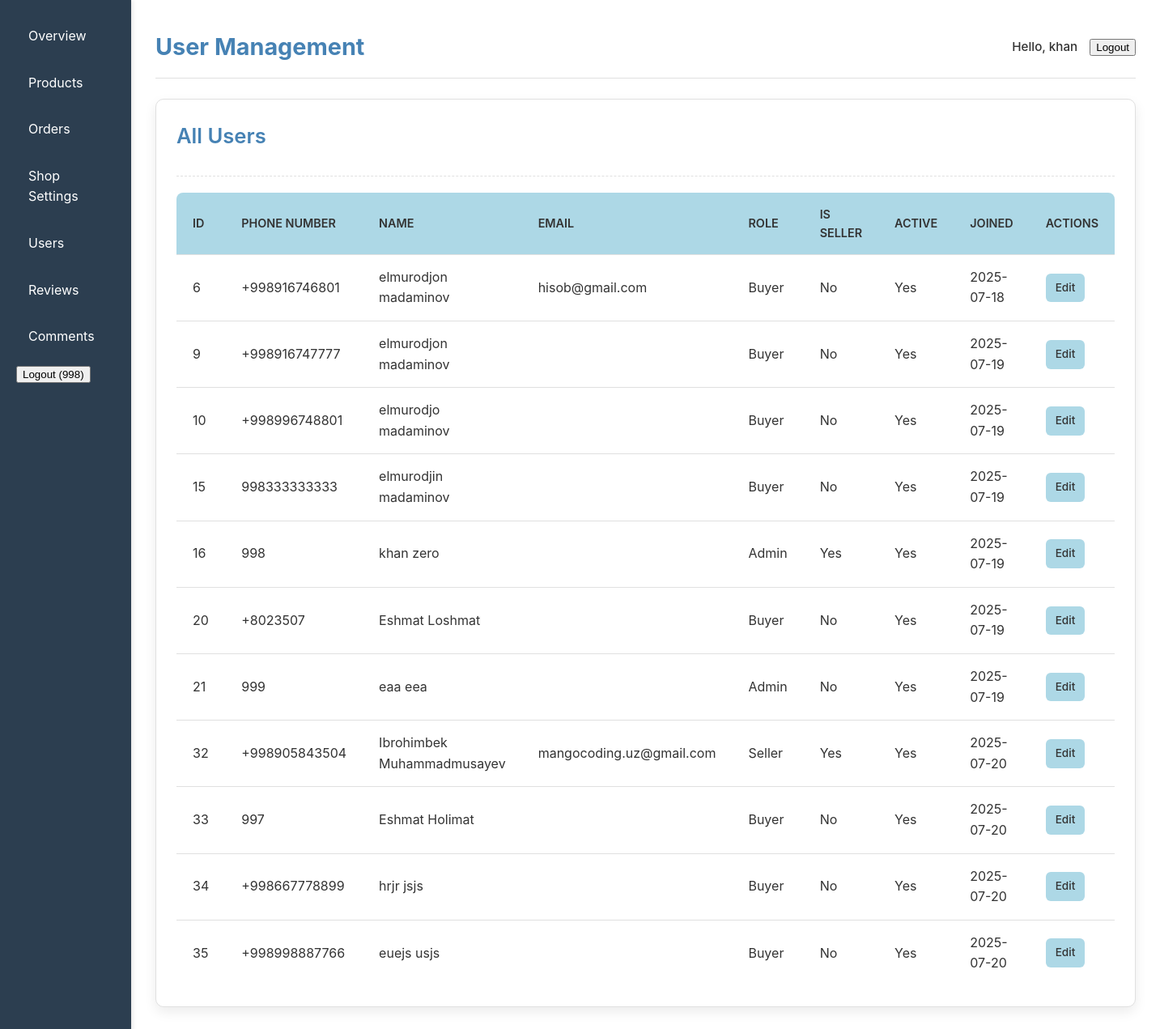
Page /dashboard/users/ (signed in) on the committed database.
### core/models.py (models this page shows, shortened)
class CustomUser(AbstractUser):
    username = models.CharField(max_length=150, unique=False, blank=True, null=True) # Make username non-unique and nullable
    phone_number = models.CharField(max_length=20, unique=True, help_text="User's phone number, used for login.")
    address = models.TextField(blank=True, null=True)
    profile_picture = models.ImageField(upload_to='users/profile_pictures/', blank=True, null=True)
    is_seller = models.BooleanField(default=False, help_text="Designates whether this user can own a shop.")
    class RoleChoices(models.TextChoices):
        BUYER = 'buyer', 'Buyer'
        SELLER = 'seller', 'Seller'
        ADMIN = 'admin', 'Admin'
    role = models.CharField(
        max_length=10,
        choices=RoleChoices.choices,
        default=RoleChoices.BUYER,
        help_text="User's role in the system."
    )
    USERNAME_FIELD = 'phone_number' # This tells Django to use phone_number for login
    REQUIRED_FIELDS = ['first_name', 'last_name'] # Fields required when creating a user via createsuperuser command
    objects = CustomUserManager() # Assign our custom manager
    groups = models.ManyToManyField(
        'auth.Group',
        verbose_name=_('groups'),
        blank=True,
        help_text=_('The groups this user belongs to. A user will get all permissions granted to each of their groups.'),
        related_name="customuser_groups",
        related_query_name="customuser",
    )
    user_permissions = models.ManyToManyField(
        'auth.Permission',
        verbose_name=_('user permissions'),
        blank=True,
        help_text=_('Specific permissions for this user.'),
        related_name="customuser_user_permissions",
        related_query_name="customuser_permission",
    )
    class Meta(AbstractUser.Meta): # Inherit meta options from AbstractUser
        swappable = 'AUTH_USER_MODEL' # Important for custom user models
        verbose_name = _('user')
        verbose_name_plural = _('users')

### dashboard/views.py (the view)
# urls.py: path('users/', views.user_management, name='user_management'),
@login_required
@user_passes_test(is_admin)
def user_management(request):
    users = CustomUser.objects.all().order_by('date_joined')
    context = {'users': users}
    return render(request, 'core/user_management.html', context)

### dashboard/views.py (called while the page is built)
def is_admin(user):
    return user.is_authenticated and user.is_superuser

### core/templates/core/user_management.html (shortened to what this page needs)
{% extends 'core/base_dashboard.html' %}
{% load static %}
{% block page_title %}User Management{% endblock page_title %}
{% block content %}
    <div class="dashboard-card">
        <div class="card-header">
            <h2>All Users</h2>
        </div>
        <div class="card-body">
            {% if users %}
            <table>
                <thead>
                    <tr>
                        <th>ID</th>
                        <th>Phone Number</th>
                        <th>Name</th>
                        <th>Email</th>
                        <th>Role</th>
                        <th>Is Seller</th>
                        <th>Active</th>
                        <th>Joined</th>
                        <th>Actions</th>
                    </tr>
                </thead>
                <tbody>
                    {% for user in users %}
                    <tr>
                        <td>{{ user.id }}</td>
                        <td>{{ user.phone_number }}</td>
                        <td>{{ user.get_full_name }}</td>
                        <td>{{ user.email }}</td>
                        <td>{{ user.get_role_display }}</td>
                        <td>{{ user.is_seller|yesno:"Yes,No" }}</td>
                        <td>{{ user.is_active|yesno:"Yes,No" }}</td>
                        <td>{{ user.date_joined|date:"Y-m-d" }}</td>
                        <td>
                            <a href="{% url 'dashboard:user_edit' user.id %}" class="btn btn-sm btn-secondary">Edit</a>
                        </td>
                    </tr>
                    {% endfor %}
                </tbody>
            </table>
            {% else %}
            <p>No users found.</p>
            {% endif %}
        </div>
    </div>
{% endblock content %}

### core/templates/core/base_dashboard.html (shortened to what this page needs)
<!DOCTYPE html>
<html lang="en">
{% load static %}
<head>
    <link rel="stylesheet" href="{% static 'css/dashboard.css' %}">
</head>
<body>
    <div class="dashboard-wrapper">
        <aside class="sidebar">
            <nav>
                <ul>
                    <li><a href="{% url 'dashboard:dashboard_overview' %}">Overview</a></li>
                    <li><a href="{% url 'dashboard:product_list' %}">Products</a></li>
                    <li><a href="{% url 'dashboard:order_list' %}">Orders</a></li>
                    {% if user.is_seller %}
                    <li><a href="{% url 'dashboard:shop_settings' %}">Shop Settings</a></li>
                    {% endif %}
                    {% if user.is_superuser %}
                    <li><a href="{% url 'dashboard:user_management' %}">Users</a></li>
                    {% endif %}
                    <li><a href="{% url 'dashboard:review_list' %}">Reviews</a></li>
                    <li><a href="{% url 'dashboard:comment_list' %}">Comments</a></li>
                    {% if user.is_authenticated and request.resolver_match.url_name != 'login' %}
                        <li>
                            <form action="{% url 'logout' %}" method="post" style="display: inline;">
                                <button type="submit" class="logout-button">Logout ({{ user.phone_number }})</button>
                            </form>
                        </li>
                    {% else %}
                        <li><a href="{% url 'login' %}">Login</a></li>
                        <li><a href="{% url 'register' %}">Register</a></li>
                    {% endif %}
                </ul>
            </nav>
        </aside>
        <main class="main-content">
            <header class="top-nav">
                <h1>{% block page_title %}{% endblock page_title %}</h1>
                <div class="user-info">
                    <span>Hello, {{ user.first_name }}</span>
                    <form action="{% url 'logout' %}" method="post" style="display: inline;">
                        <button type="submit" class="logout-button">Logout</button>
                    </form>
                </div>
            </header>
            <div class="content-area">
                {% block content %}
                {% endblock content %}
            </div>
        </main>
    </div>
    </body>
</html>

### static/css/dashboard.css (style rules this page uses)
:root { --color-primary-light-blue: #87CEEB; --color-secondary-light-blue: #ADD8E6; --color-text-blue: #4682B4; --color-background-white: #FFFFFF; --color-text-dark: #333333; --color-text-light: #666666; --color-border: #e0e0e0; --color-sidebar-bg: #2c3e50; }
body { font-family: 'Inter', 'Arial', 'Helvetica', sans-serif; margin: 0; background-color: var(--color-background-white); color: var(--color-text-dark); line-height: 1.6; }
h1, h2, h3, h4, h5, h6 { color: var(--color-text-blue); margin-top: 0; margin-bottom: 0.5em; }
.dashboard-wrapper { display: flex; min-height: 100vh; }
.sidebar { width: 250px; background-color: var(--color-sidebar-bg); color: white; padding: 20px; box-shadow: 2px 0 5px rgba(0,0,0,0.1); }
.sidebar nav ul { list-style: none; padding: 0; margin: 0; }
.sidebar nav ul li a { color: white; text-decoration: none; display: flex; align-items: center; padding: 12px 15px; border-radius: 6px; margin-bottom: 8px; transition: background-color 0.2s ease, color 0.2s ease; }
.main-content { flex-grow: 1; padding: 20px 30px; }
.top-nav { display: flex; justify-content: space-between; align-items: center; padding: 15px 0; border-bottom: 1px solid var(--color-border); margin-bottom: 25px; }
.top-nav h1 { margin: 0; font-size: 1.8em; color: var(--color-text-blue); }
.user-info { display: flex; align-items: center; gap: 15px; font-size: 0.95em; }
.user-info span { font-weight: 500; }
.dashboard-card { background-color: var(--color-background-white); border-radius: 10px; box-shadow: 0px 6px 15px rgba(0, 0, 0, 0.08); padding: 25px; margin-bottom: 25px; border: 1px solid var(--color-border); }
.card-header { display: flex; justify-content: space-between; align-items: center; margin-bottom: 20px; padding-bottom: 15px; border-bottom: 1px dashed var(--color-border); }
.card-header h2 { font-size: 1.6em; color: var(--color-text-blue); font-weight: 600; }
.btn { padding: 10px 20px; border-radius: 6px; text-decoration: none; font-weight: 600; cursor: pointer; border: none; transition: background-color 0.2s ease, color 0.2s ease, transform 0.1s ease; display: inline-flex; align-items: center; gap: 8px; }
.btn-secondary { background-color: var(--color-secondary-light-blue); color: var(--color-text-dark); }
.btn-sm { padding: 7px 12px; font-size: 0.85em; font-weight: 500; }
table { width: 100%; border-collapse: separate; border-spacing: 0; margin-top: 20px; background-color: var(--color-background-white); border-radius: 8px; overflow: hidden; }
table th, table td { padding: 15px 20px; border-bottom: 1px solid var(--color-border); text-align: left; }
table th { background-color: var(--color-secondary-light-blue); color: var(--color-text-dark); font-weight: 600; text-transform: uppercase; font-size: 0.9em; }
table tr:last-child td { border-bottom: none; }

### rows in the picture
CustomUser: phone_number "998", first_name "khan", id "16", get_full_name "khan zero", role "Admin", is_seller "Yes", is_active "Yes", date_joined "2025-07-19"
CustomUser: id "6", phone_number "+998916746801", get_full_name "elmurodjon madaminov", email "hisob@gmail.com", role "Buyer", is_seller "No", is_active "Yes", date_joined "2025-07-18"
CustomUser: id "9", phone_number "+998916747777", get_full_name "elmurodjon madaminov", role "Buyer", is_seller "No", is_active "Yes", date_joined "2025-07-19"
CustomUser: id "10", phone_number "+998996748801", get_full_name "elmurodjo madaminov", role "Buyer", is_seller "No", is_active "Yes", date_joined "2025-07-19"
CustomUser: id "15", phone_number "998333333333", get_full_name "elmurodjin madaminov", role "Buyer", is_seller "No", is_active "Yes", date_joined "2025-07-19"
CustomUser: id "20", phone_number "+8023507", get_full_name "Eshmat Loshmat", role "Buyer", is_seller "No", is_active "Yes", date_joined "2025-07-19"
CustomUser: id "21", phone_number "999", get_full_name "eaa eea", role "Admin", is_seller "No", is_active "Yes", date_joined "2025-07-19"
CustomUser: id "32", phone_number "+998905843504", get_full_name "Ibrohimbek Muhammadmusayev", email "mangocoding.uz@gmail.com", role "Seller", is_seller "Yes", is_active "Yes", date_joined "2025-07-20"
CustomUser: id "33", phone_number "997", get_full_name "Eshmat Holimat", role "Buyer", is_seller "No", is_active "Yes", date_joined "2025-07-20"
CustomUser: id "34", phone_number "+998667778899", get_full_name "hrjr jsjs", role "Buyer", is_seller "No", is_active "Yes", date_joined "2025-07-20"
CustomUser: id "35", phone_number "+998998887766", get_full_name "euejs usjs", role "Buyer", is_seller "No", is_active "Yes", date_joined "2025-07-20"
